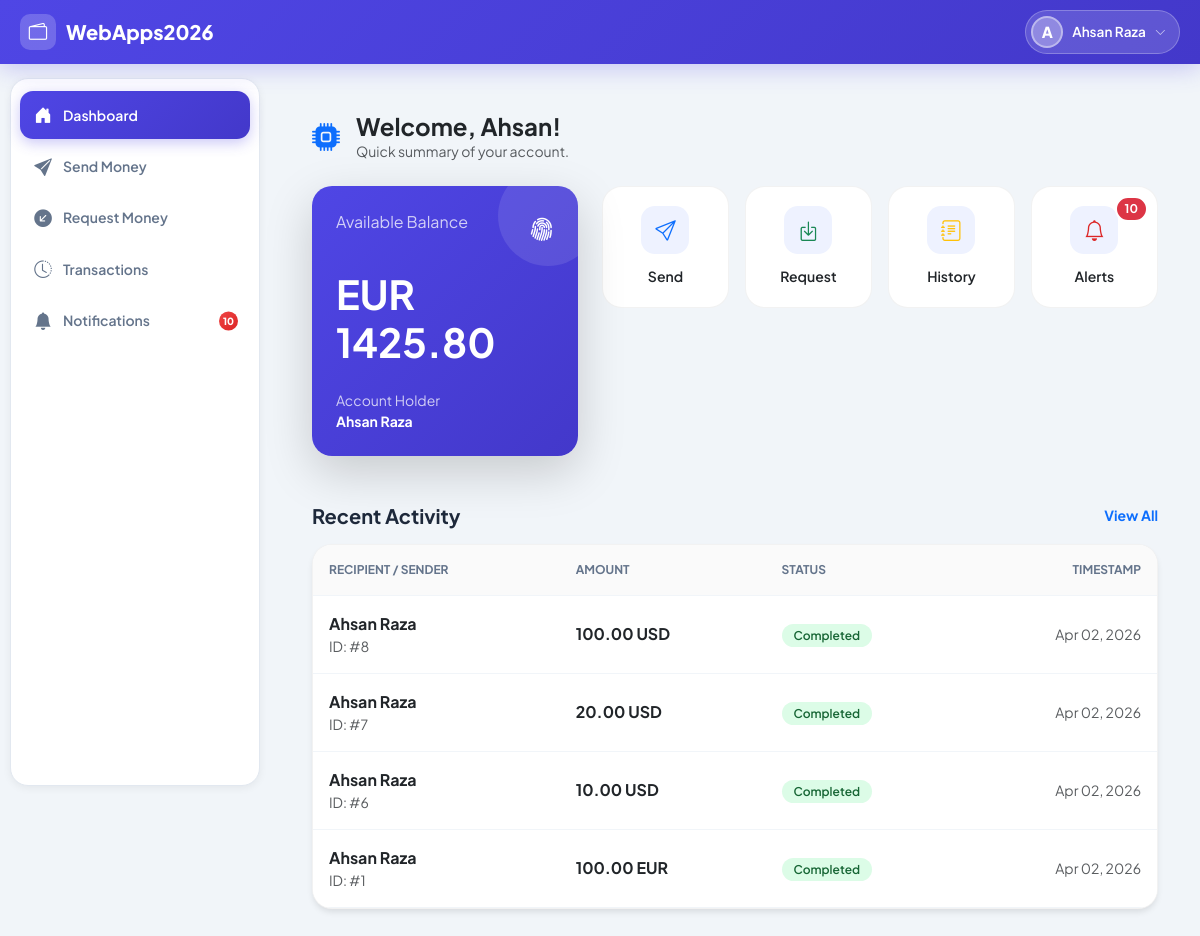
/webapps2026/dashboard/ (signed in), run on the app's committed database.
### register/models.py (models this page shows, shortened)
class UserProfile(models.Model):
    CURRENCY_CHOICES = [
        ('GBP', 'GB Pounds (£)'),
        ('USD', 'US Dollars ($)'),
        ('EUR', 'Euros (€)'),
    ]
    user = models.OneToOneField(User, on_delete=models.CASCADE, related_name='profile')
    currency = models.CharField(max_length=3, choices=CURRENCY_CHOICES, default='GBP')
    balance = models.DecimalField(max_digits=12, decimal_places=2, default=0.00)
    is_admin = models.BooleanField(default=False)

### payapp/models.py (models this page shows, shortened)
class Transaction(models.Model):
    TRANSACTION_TYPES = [
        ('SENT', 'Sent'),
        ('RECEIVED', 'Received'),
    ]
    sender = models.ForeignKey(User, on_delete=models.CASCADE, related_name='sent_transactions')
    receiver = models.ForeignKey(User, on_delete=models.CASCADE, related_name='received_transactions')
    amount = models.DecimalField(max_digits=12, decimal_places=2)
    sender_currency = models.CharField(max_length=3)
    receiver_currency = models.CharField(max_length=3)
    converted_amount = models.DecimalField(max_digits=12, decimal_places=2)
    timestamp = models.DateTimeField(auto_now_add=True)

### payapp/views.py (the view)
# urls.py: path('dashboard/', views.dashboard_view, name='dashboard'),
@login_required
def dashboard_view(request):
    if request.user.profile.is_admin:
        return redirect('admin_dashboard')
    recent_transactions = list(
        Transaction.objects.filter(sender=request.user).order_by('-timestamp')[:3]
    ) + list(
        Transaction.objects.filter(receiver=request.user).order_by('-timestamp')[:3]
    )
    recent_transactions = sorted(recent_transactions, key=lambda x: x.timestamp, reverse=True)[:5]
    sent_count = Transaction.objects.filter(sender=request.user).count()
    received_count = Transaction.objects.filter(receiver=request.user).count()
    unread_count = Notification.objects.filter(user=request.user, is_read=False).count()
    return render(request, 'payapp/dashboard.html', {
        'profile': request.user.profile,
        'recent_transactions': recent_transactions,
        'unread_notifications': unread_count,
        'unread_count': unread_count,
        'sent_count': sent_count,
        'received_count': received_count,
    })

### templates/payapp/dashboard.html (shortened to what this page needs)
{% extends 'base.html' %}
{% load static %}
{% block content %}
<div class="container py-4 animate__animated animate__fadeIn">
    <header class="mb-4 d-flex align-items-center">
        <div class="me-3"><i class="bi bi-cpu-fill fs-3 text-primary"></i></div>
        <div>
            <h4 class="fw-bold mb-0 text-dark">Welcome, {{ user.first_name }}!</h4>
            <p class="text-muted small mb-0">Quick summary of your account.</p>
        </div>
    </header>
    <div class="row g-4">
        <div class="col-lg-4">
            <div class="dashboard-card balance-card p-4 h-100 shadow-lg">
                <div class="d-flex justify-content-between mb-4">
                    <span class="opacity-75">Available Balance</span>
                    <i class="bi bi-fingerprint fs-4"></i>
                </div>
                <h1 class="fw-bold mb-2">{{ profile.currency }} {{ profile.balance }}</h1>
                <div class="mt-auto pt-3 small">
                    <div class="opacity-75">Account Holder</div>
                    <div class="fw-bold">{{ user.get_full_name }}</div>
                </div>
            </div>
        </div>
        <div class="col-lg-8">
            <div class="row h-100 g-3">
                <div class="col-6 col-md-3">
                    <a href="/webapps2026/send/" class="action-btn btn-send">
                        <div class="dashboard-card action-card">
                            <div class="icon-wrapper"><i class="bi bi-send"></i></div>
                            <span class="action-label text-dark small fw-semibold">Send</span>
                        </div>
                    </a>
                </div>
                <div class="col-6 col-md-3">
                    <a href="/webapps2026/request/" class="action-btn btn-request">
                        <div class="dashboard-card action-card">
                            <div class="icon-wrapper text-success"><i class="bi bi-box-arrow-in-down"></i></div>
                            <span class="action-label text-dark small fw-semibold">Request</span>
                        </div>
                    </a>
                </div>
                <div class="col-6 col-md-3">
                    <a href="/webapps2026/transactions/" class="action-btn btn-history">
                        <div class="dashboard-card action-card">
                            <div class="icon-wrapper text-warning"><i class="bi bi-journal-text"></i></div>
                            <span class="action-label text-dark small fw-semibold">History</span>
                        </div>
                    </a>
                </div>
                <div class="col-6 col-md-3">
                    <a href="/webapps2026/notifications/" class="action-btn btn-alerts position-relative">
                        <div class="dashboard-card action-card">
                            <div class="icon-wrapper text-danger"><i class="bi bi-bell"></i></div>
                            <span class="action-label text-dark small fw-semibold">Alerts</span>
                            {% if unread_notifications %}
                            <span class="badge rounded-pill bg-danger position-absolute badge-notif">
                                {{ unread_notifications }}
                            </span>
                            {% endif %}
                        </div>
                    </a>
                </div>
            </div>
        </div>
    </div>
    <div class="mt-5">
        <div class="d-flex justify-content-between align-items-center mb-3">
            <h5 class="fw-bold mb-0">Recent Activity</h5>
            <a href="/webapps2026/transactions/" class="text-decoration-none small fw-bold">View All</a>
        </div>
        <div class="dashboard-card table-card">
            <div class="table-responsive">
                <table class="table table-hover mb-0">
                    <thead>
                        <tr>
                            <th>Recipient / Sender</th>
                            <th>Amount</th>
                            <th>Status</th>
                            <th class="text-end">Timestamp</th>
                        </tr>
                    </thead>
                    <tbody>
                        {% if recent_transactions %}
                            {% for t in recent_transactions %}
                            <tr>
                                <td>
                                    <div class="fw-bold text-dark">{{ t.receiver.get_full_name }}</div>
                                    <div class="text-muted small">ID: #{{ t.id|default:"2026" }}</div>
                                </td>
                                <td><span class="fw-bold">{{ t.amount }} {{ t.sender_currency }}</span></td>
                                <td><span class="status-pill status-success">Completed</span></td>
                                <td class="text-end text-muted small">{{ t.timestamp|date:"M d, Y" }}</td>
                            </tr>
                            {% endfor %}
                        {% else %}
                            <tr><td colspan="4" class="text-center py-5 text-muted">No activity found.</td></tr>
                        {% endif %}
                    </tbody>
                </table>
            </div>
        </div>
    </div>
</div>
{% endblock %}

### templates/base.html (shortened to what this page needs)
<!DOCTYPE html>
<html lang="en">
<head>
    <link href="https://cdn.jsdelivr.net/npm/bootstrap@5.3.0/dist/css/bootstrap.min.css" rel="stylesheet">
    <link href="https://cdn.jsdelivr.net/npm/bootstrap-icons@1.10.5/font/bootstrap-icons.css" rel="stylesheet">
    {% load static %}
    <link rel="stylesheet" href="{% static 'css/style.css' %}">
</head>
<body>
<nav class="navbar-modern">
    <div class="navbar-inner">
        <a class="navbar-brand" href="{% if user.is_authenticated %}{% url 'dashboard' %}{% else %}/{% endif %}">
            <div class="brand-icon"><i class="bi bi-wallet2"></i></div>
            <span>WebApps2026</span>
        </a>
        {% if user.is_authenticated %}
        <div style="position:relative;" id="userChipWrap">
            <div class="user-chip" id="userChip">
                <div class="user-avatar">{{ user.get_full_name|default:user.username|first|upper }}</div>
                <span class="user-chip-name">{{ user.get_full_name|default:user.username }}</span>
                <i class="bi bi-chevron-down user-chip-arrow"></i>
            </div>
        </div>
        {% endif %}
    </div>
</nav>
<div class="app-layout">
    {% if user.is_authenticated %}
    <div class="sidebar-wrapper" id="sidebarWrapper">
        <div class="sidebar-modern">
            <div class="sidebar-nav">
                {% if user.profile.is_admin %}
                <ul class="nav flex-column">
                    <li class="nav-item">
                        <a class="nav-link {% if request.resolver_match.url_name == 'admin_dashboard' %}active{% endif %}" href="{% url 'admin_dashboard' %}">
                            <i class="bi bi-speedometer2"></i><span>Dashboard</span>
                        </a>
                    </li>
                    <li class="nav-item">
                        <a class="nav-link {% if request.resolver_match.url_name == 'admin_users' %}active{% endif %}" href="{% url 'admin_users' %}">
                            <i class="bi bi-people-fill"></i><span>All Users</span>
                        </a>
                    </li>
                    <li class="nav-item">
                        <a class="nav-link {% if request.resolver_match.url_name == 'admin_transactions' %}active{% endif %}" href="{% url 'admin_transactions' %}">
                            <i class="bi bi-list-ul"></i><span>All Transactions</span>
                        </a>
                    </li>
                </ul>
                {% else %}
                <ul class="nav flex-column">
                    <li class="nav-item">
                        <a class="nav-link {% if request.resolver_match.url_name == 'dashboard' %}active{% endif %}" href="{% url 'dashboard' %}">
                            <i class="bi bi-house-door-fill"></i><span>Dashboard</span>
                        </a>
                    </li>
                    <li class="nav-item">
                        <a class="nav-link {% if request.resolver_match.url_name == 'send_payment' %}active{% endif %}" href="{% url 'send_payment' %}">
                            <i class="bi bi-send-fill"></i><span>Send Money</span>
                        </a>
                    </li>
                    <li class="nav-item">
                        <a class="nav-link {% if request.resolver_match.url_name == 'request_payment' %}active{% endif %}" href="{% url 'request_payment' %}">
                            <i class="bi bi-arrow-down-left-circle-fill"></i><span>Request Money</span>
                        </a>
                    </li>
                    <li class="nav-item">
                        <a class="nav-link {% if request.resolver_match.url_name == 'transactions' %}active{% endif %}" href="{% url 'transactions' %}">
                            <i class="bi bi-clock-history"></i><span>Transactions</span>
                        </a>
                    </li>
                    <li class="nav-item">
                        <a class="nav-link {% if request.resolver_match.url_name == 'notifications' %}active{% endif %}" href="{% url 'notifications' %}">
                            <i class="bi bi-bell-fill"></i>
                            <span>Notifications</span>
                            <span class="notif-badge {% if not unread_notifications %}hidden{% endif %}"
                                  id="notifBadge"
                                  data-count="{{ unread_notifications|default:0 }}">
                                {{ unread_notifications|default:0 }}
                            </span>
                        </a>
                    </li>
                </ul>
                {% endif %}
            </div>
        </div>
    </div>
    {% endif %}
    <div class="main-content">
        {% block content %}{% endblock %}
    </div>
</div>
</body>
</html>

### data on the page
UserProfile: currency "EUR", balance "1425.80"
Transaction: receiver.get_full_name "Ahsan Raza", id "8", amount "100.00", sender_currency "USD", timestamp "Apr 02, 2026"
Transaction: receiver.get_full_name "Ahsan Raza", id "7", amount "20.00", sender_currency "USD", timestamp "Apr 02, 2026"
Transaction: receiver.get_full_name "Ahsan Raza", id "6", amount "10.00", sender_currency "USD", timestamp "Apr 02, 2026"
Transaction: receiver.get_full_name "Ahsan Raza", id "1", amount "100.00", sender_currency "EUR", timestamp "Apr 02, 2026"

### other printed values
{{ user.get_full_name|default:user.username|first|upper }} "A"
{{ user.get_full_name|default:user.username }} "Ahsan Raza"
{{ unread_notifications|default:0 }} "10"
{{ user.first_name }} "Ahsan"
{{ user.get_full_name }} "Ahsan Raza"
{{ unread_notifications }} "10"
